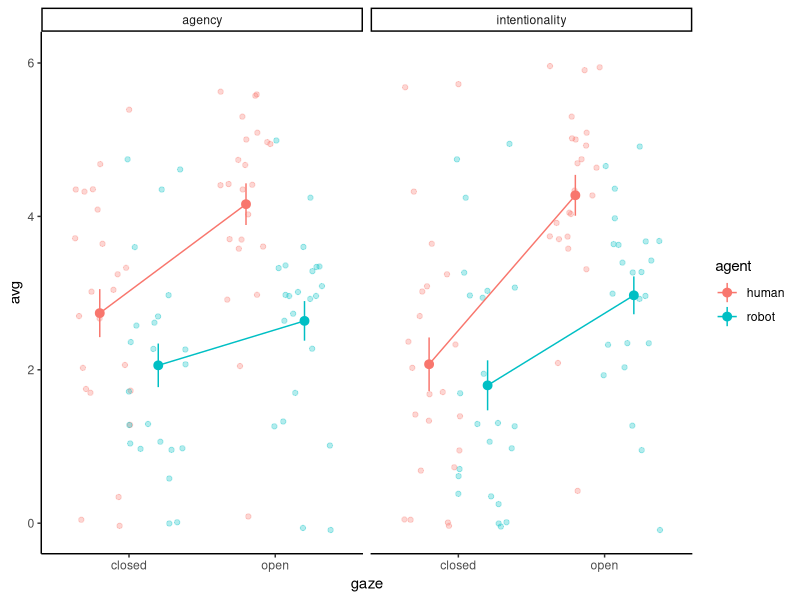

Recreate this plot in R.
###################################################################################################
# GROUP 4: INTENTIONALITY & AGENCY
###################################################################################################

# Load the relevant packages
library(tidyverse)

###############################################################################
## Exercise 4.1: Read the data into R
###############################################################################

# Start by familiarizing yourself with information stored in the file "dat_ratings.csv". You can
# open this file using a text editor (Editor/Notepad on Windows, TextEdit on Mac) or in a
# spreadsheet software (Microsoft Excel or Apple Numbers). Then, try to load the data into R, e.g.
# using the read_csv() function from the tidyverse.

# Read the rating data set
read_csv("data/dat_ratings.csv") -> dat_ratings

# How many participants do we have?
(dat_ratings %>% pull(id) %>% n_distinct() -> n)

###############################################################################
## Exercise 4.2: How did you evaluate the intentionality of humans and robots?
###############################################################################

# In this and all the other exercises up to 4.4, you then need to compute the average ratings
# across multiple trials (with different stimuli) from the same condition. We start with the
# intentionality ratings (column "intentionality") and average them by participants and by agents
# (human or robot). In the tidyverse, we first need to create the grouping via "group_by()" and
# then average within these groups using "summarise()". You can then also do one more step of
# averaging, where you compute the by-condition averages across (rather than within) participants.
# This is called "grand averaging" and is done by grouping only by agent (not by participant id).

# Start with the rating data...
(dat_ratings %>%
   # ... group by participant IDs and agents...
   group_by(id, agent) %>%
   # ... and compute the mean across trials within these groups
   summarise(avg = mean(intentionality)) -> ratings_int)

# Grand-average across participants
ratings_int %>%
  group_by(agent) %>%
  summarise(
    gavg = mean(avg),
    sd = sd(avg),
    se = sd(avg) / sqrt(n)
  )

###############################################################################
## Exercise 4.3: How did you evaluate the agency of humans and robots?
###############################################################################

# Here you can do exactly the same as in Exercise 4.2, but using the column for the agency ratings
# (rather then the intentionality ratings).

# Start with the rating data...
(dat_ratings %>%
   # ... group by participant IDs and agents...
   group_by(id, agent) %>%
   # ... and compute the mean across trials within these groups
   summarise(avg = mean(agency)) -> ratings_ag)

# Grand-average across participants
ratings_ag %>%
  group_by(agent) %>%
  summarise(
    gavg = mean(avg),
    sd = sd(avg),
    sd = sd(avg) / sqrt(n)
  )

###############################################################################
## Exercise 4.4: Did eye gaze influence the intentionality and agency ratings?
###############################################################################

# To do this you can perform the same steps as in Exercises 4.2 and 4.3, but add the factor "gaze"
# (open or closed) as an additional grouping variable.

# Intentionality: Start with the rating data...
(dat_ratings %>%
   # ... group by participant IDs, agents, and gaze...
   group_by(id, agent, gaze) %>%
   # ... and compute the mean across trials within these groups
   summarise(avg = mean(intentionality)) -> ratings_int_gaze)

# Intentionality: Grand-average across participants
ratings_int_gaze %>%
  group_by(agent, gaze) %>%
  summarise(
    gavg = mean(avg),
    sd = sd(avg),
    sd = sd(avg) / sqrt(n)
  )

# Agency: Start with the rating data...
(dat_ratings %>%
    # ... group by participant IDs, agents, and gaze...
    group_by(id, agent, gaze) %>%
    # ... and compute the mean across trials within these groups
    summarise(avg = mean(agency)) -> ratings_ag_gaze)

# Agency: Grand-average across participants
ratings_ag_gaze %>%
  group_by(agent, gaze) %>%
  summarise(
    gavg = mean(avg),
    sd = sd(avg),
    se = sd(avg) / sqrt(n)
  )

###############################################################################
## Exercise 4.5: Create a table and plot as an overview of the rating data
###############################################################################

# Finally, let's create a table and a plot to visualize all our rating results at once. One way
# to do this is to combine the rating tibbles we've created in Exercise 4.4 (which include the
# rating data by participants, agents, and gaze) and display them together in one table and in one
# plot. You can again use "group_by()" and "summarise()" to compute the grand averages across
# participants and then show these values in any way you find intuitive.

# Bind intentionality and agency ratings together (row-wise)
ratings <- bind_rows(
  "intentionality" = ratings_int_gaze,
  "agency" = ratings_ag_gaze,
  .id = "rating"
)

# Average across participants
ratings %>%
  group_by("Rating" = rating, "Agent" = agent, "Eyegaze" = gaze) %>%
  summarise(
    "Average rating" = mean(avg),
    "SD" = sd(avg),
    "SE" = sd(avg) / sqrt(n)
  ) %>%
  # Prettier table output is provided by the "kable" function from the knitr package
  knitr::kable(digits = 2)

# And we create a plot...
ratings %>%
  # ... with the ratings on the y-axis, gaze on the x-axis, and different colors for agents...
  ggplot(aes(x = gaze, y = avg, color = agent, group = agent)) +
  # ... and with two separate subplots for agency and intentionality ratings...
  facet_wrap(~rating) +
  # ... and we add individual data points (one point is one participant)...
  geom_point(position = position_jitterdodge(jitter.height = 0.1), alpha = 0.3) +
  # ... and summary statistics (mean and standard errors across participants)...
  stat_summary(fun.data = "mean_se", position = position_dodge(width = 0.8)) +
  stat_summary(fun = mean, geom = "line", position = position_dodge(width = 0.8)) +
  # ... and finally, we want to use an APA-conform theme
  theme_classic()
